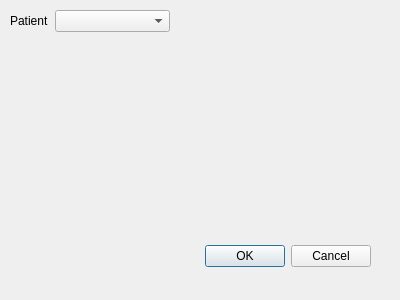
<?xml version="1.0" encoding="UTF-8"?>
<ui version="4.0">
 <class>ComplexSegmentation</class>
 <widget class="QDialog" name="ComplexSegmentation">
  <property name="geometry">
   <rect>
    <x>0</x>
    <y>0</y>
    <width>400</width>
    <height>300</height>
   </rect>
  </property>
  <property name="windowTitle">
   <string>Dialog</string>
  </property>
  <widget class="QDialogButtonBox" name="buttonBox">
   <property name="geometry">
    <rect>
     <x>30</x>
     <y>240</y>
     <width>341</width>
     <height>32</height>
    </rect>
   </property>
   <property name="orientation">
    <enum>Qt::Horizontal</enum>
   </property>
   <property name="standardButtons">
    <set>QDialogButtonBox::Cancel|QDialogButtonBox::Ok</set>
   </property>
  </widget>
  <widget class="QWidget" name="formLayoutWidget">
   <property name="geometry">
    <rect>
     <x>10</x>
     <y>10</y>
     <width>160</width>
     <height>41</height>
    </rect>
   </property>
   <layout class="QFormLayout" name="formLayout">
    <item row="0" column="0">
     <widget class="QLabel" name="patientLabel">
      <property name="text">
       <string>Patient</string>
      </property>
     </widget>
    </item>
    <item row="0" column="1">
     <widget class="QComboBox" name="patientComboBox"/>
    </item>
   </layout>
  </widget>
 </widget>
 <resources/>
 <connections>
  <connection>
   <sender>buttonBox</sender>
   <signal>accepted()</signal>
   <receiver>ComplexSegmentation</receiver>
   <slot>accept()</slot>
   <hints>
    <hint type="sourcelabel">
     <x>248</x>
     <y>254</y>
    </hint>
    <hint type="destinationlabel">
     <x>157</x>
     <y>274</y>
    </hint>
   </hints>
  </connection>
  <connection>
   <sender>buttonBox</sender>
   <signal>rejected()</signal>
   <receiver>ComplexSegmentation</receiver>
   <slot>reject()</slot>
   <hints>
    <hint type="sourcelabel">
     <x>316</x>
     <y>260</y>
    </hint>
    <hint type="destinationlabel">
     <x>286</x>
     <y>274</y>
    </hint>
   </hints>
  </connection>
 </connections>
</ui>
